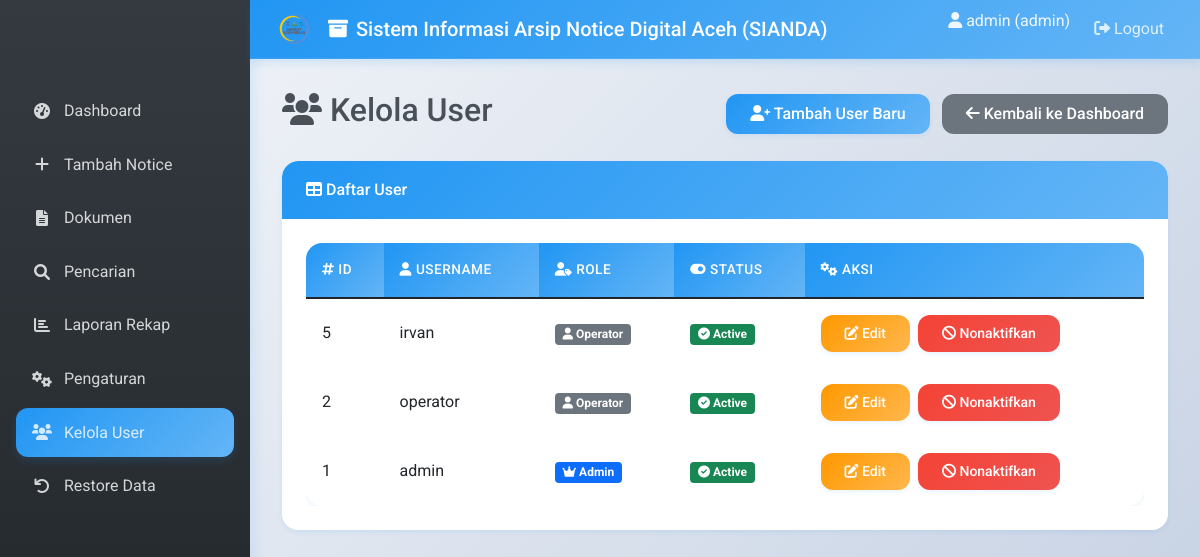
/users.php (signed in), run on the app's committed database.
### tables this page shows
CREATE TABLE `settings` (
  `id` int(11) NOT NULL AUTO_INCREMENT,
  `app_title` varchar(255) NOT NULL DEFAULT 'Sistem Informasi Arsip Notice Digital Aceh',
  `logo_path` varchar(255) DEFAULT NULL,
  PRIMARY KEY (`id`)
);

CREATE TABLE `users` (
  `id` int(11) NOT NULL AUTO_INCREMENT,
  `username` varchar(50) NOT NULL,
  `password` varchar(255) NOT NULL,
  `role` enum('admin','operator') NOT NULL DEFAULT 'operator',
  `status` varchar(10) DEFAULT 'active',
  PRIMARY KEY (`id`),
  UNIQUE KEY `username` (`username`)
);

### users.php (the view, shortened to what this page needs)
<?php
include 'db.php';
$sql_settings = "SELECT * FROM settings WHERE id = 1";
$result_settings = mysqli_query($conn, $sql_settings);
$settings = mysqli_fetch_assoc($result_settings);
$sql = "SELECT * FROM users ORDER BY id DESC";
$result = mysqli_query($conn, $sql);
?>
<!DOCTYPE html>
<html lang="en">
<head>
    <link href="https://cdn.jsdelivr.net/npm/bootstrap@5.1.3/dist/css/bootstrap.min.css" rel="stylesheet">
    <link rel="stylesheet" href="https://cdnjs.cloudflare.com/ajax/libs/font-awesome/6.0.0/css/all.min.css">
    <link href="assets/css/style.css" rel="stylesheet">
</head>
<body>
    <nav class="navbar navbar-expand-lg navbar-dark">
        <div class="container-fluid">
            <a class="navbar-brand" href="#">
                <?php if ($settings['logo_path']) { ?>
                    <img src="uploads/<?php echo $settings['logo_path']; ?>" alt="Logo" style="height: 30px; margin-right: 10px;">
                <?php } ?>
                <i class="fas fa-archive"></i> <?php echo $settings['app_title']; ?>
            </a>
            <div class="collapse navbar-collapse" id="navbarNav">
                <ul class="navbar-nav ms-auto">
                    <li class="nav-item">
                        <span class="navbar-text me-3">
                            <i class="fas fa-user"></i> <?php echo $_SESSION['username']; ?> (<?php echo $_SESSION['role']; ?>)
                        </span>
                    </li>
                    <li class="nav-item">
                        <a class="nav-link" href="logout.php"><i class="fas fa-sign-out-alt"></i> Logout</a>
                    </li>
                </ul>
            </div>
        </div>
    </nav>
    <div class="sidebar">
        <nav class="nav flex-column">
            <a class="nav-link" href="index.php"><i class="fas fa-tachometer-alt"></i> Dashboard</a>
            <a class="nav-link" href="add.php"><i class="fas fa-plus"></i> Tambah Notice</a>
            <a class="nav-link" href="dokumen.php"><i class="fas fa-file-alt"></i> Dokumen</a>
            <a class="nav-link" href="report.php"><i class="fas fa-search"></i> Pencarian</a>
            <a class="nav-link" href="rekap.php"><i class="fas fa-chart-bar"></i> Laporan Rekap</a>
            <a class="nav-link" href="settings.php"><i class="fas fa-cogs"></i> Pengaturan</a>
            <a class="nav-link active" href="users.php"><i class="fas fa-users"></i> Kelola User</a>
            <a class="nav-link" href="restore.php"><i class="fas fa-undo"></i> Restore Data</a>
        </nav>
    </div>
    <div class="main-content">
        <div class="d-flex justify-content-between align-items-center mb-4">
            <h2><i class="fas fa-users"></i> Kelola User</h2>
            <div>
                <a href="user_add.php" class="btn btn-primary me-2"><i class="fas fa-user-plus"></i> Tambah User Baru</a>
                <a href="index.php" class="btn btn-secondary"><i class="fas fa-arrow-left"></i> Kembali ke Dashboard</a>
            </div>
        </div>
        <div class="card">
            <div class="card-header">
                <i class="fas fa-table"></i> Daftar User
            </div>
            <div class="card-body">
                <div class="table-responsive">
                    <table class="table table-hover">
                        <thead>
                            <tr>
                                <th><i class="fas fa-hashtag"></i> ID</th>
                                <th><i class="fas fa-user"></i> Username</th>
                                <th><i class="fas fa-user-tag"></i> Role</th>
                                <th><i class="fas fa-toggle-on"></i> Status</th>
                                <th><i class="fas fa-cogs"></i> Aksi</th>
                            </tr>
                        </thead>
                        <tbody>
                            <?php while ($row = mysqli_fetch_assoc($result)) { ?>
                            <tr>
                                <td><?php echo $row['id']; ?></td>
                                <td><?php echo $row['username']; ?></td>
                                <td>
                                    <span class="badge bg-<?php echo $row['role'] == 'admin' ? 'primary' : 'secondary'; ?>">
                                        <i class="fas fa-<?php echo $row['role'] == 'admin' ? 'crown' : 'user'; ?>"></i> <?php echo ucfirst($row['role']); ?>
                                    </span>
                                </td>
                                <td>
                                    <span class="badge bg-<?php echo $row['status'] == 'active' ? 'success' : 'danger'; ?>">
                                        <i class="fas fa-<?php echo $row['status'] == 'active' ? 'check-circle' : 'times-circle'; ?>"></i> <?php echo ucfirst($row['status']); ?>
                                    </span>
                                </td>
                                <td>
                                    <a href="user_edit.php?id=<?php echo $row['id']; ?>" class="btn btn-sm btn-warning me-1"><i class="fas fa-edit"></i> Edit</a>
                                    <?php if ($row['status'] == 'active') { ?>
                                        <a href="users.php?action=deactivate&id=<?php echo $row['id']; ?>" class="btn btn-sm btn-danger" onclick="return confirm('Yakin nonaktifkan user ini?')"><i class="fas fa-ban"></i> Nonaktifkan</a>
                                    <?php } else { ?>
                                        <a href="users.php?action=activate&id=<?php echo $row['id']; ?>" class="btn btn-sm btn-success" onclick="return confirm('Yakin aktifkan user ini?')"><i class="fas fa-check"></i> Aktifkan</a>
                                    <?php } ?>
                                </td>
                            </tr>
                            <?php } ?>
                        </tbody>
                    </table>
                </div>
            </div>
        </div>
    </div>
</body>
</html>

### data on the page
settings: logo_path (picture), app_title "Sistem Informasi Arsip Notice Digital Aceh (SIANDA)"
users: id "5", username "irvan", role "Operator", status "Active"
users: id "2", username "operator", role "Operator", status "Active"
users: id "1", username "admin", role "Admin", status "Active"

### other printed values
$_SESSION['username'] "admin"
$_SESSION['role'] "admin"
